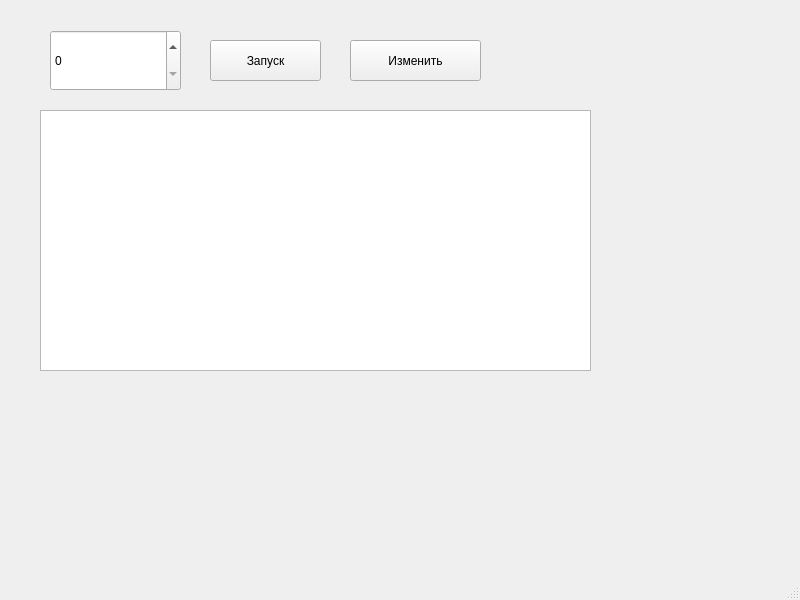
<?xml version="1.0" encoding="UTF-8"?>
<ui version="4.0">
 <class>MainWindow</class>
 <widget class="QMainWindow" name="MainWindow">
  <property name="geometry">
   <rect>
    <x>0</x>
    <y>0</y>
    <width>800</width>
    <height>600</height>
   </rect>
  </property>
  <property name="windowTitle">
   <string>MainWindow</string>
  </property>
  <widget class="QWidget" name="centralwidget">
   <widget class="QSpinBox" name="spinBox">
    <property name="geometry">
     <rect>
      <x>50</x>
      <y>30</y>
      <width>131</width>
      <height>61</height>
     </rect>
    </property>
    <property name="maximum">
     <number>2000</number>
    </property>
    <property name="singleStep">
     <number>0</number>
    </property>
   </widget>
   <widget class="QPushButton" name="pushButton">
    <property name="geometry">
     <rect>
      <x>210</x>
      <y>40</y>
      <width>111</width>
      <height>41</height>
     </rect>
    </property>
    <property name="text">
     <string>Запуск</string>
    </property>
   </widget>
   <widget class="QPushButton" name="pushButton_2">
    <property name="geometry">
     <rect>
      <x>350</x>
      <y>40</y>
      <width>131</width>
      <height>41</height>
     </rect>
    </property>
    <property name="text">
     <string>Изменить</string>
    </property>
   </widget>
   <widget class="QTableWidget" name="tableWidget">
    <property name="geometry">
     <rect>
      <x>40</x>
      <y>110</y>
      <width>551</width>
      <height>261</height>
     </rect>
    </property>
   </widget>
  </widget>
  <widget class="QMenuBar" name="menubar">
   <property name="geometry">
    <rect>
     <x>0</x>
     <y>0</y>
     <width>800</width>
     <height>26</height>
    </rect>
   </property>
  </widget>
  <widget class="QStatusBar" name="statusbar"/>
 </widget>
 <resources/>
 <connections/>
</ui>
